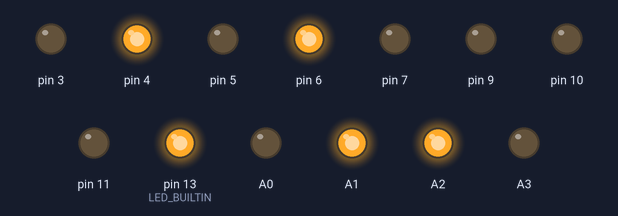
A sketch run on a simulated Arduino Uno, built with avr-gcc and run on an emulated ATmega328P. On the bench: output pins drawn as LEDs (lit = HIGH).

Above: at 0.1 s.
At 1.1 s:
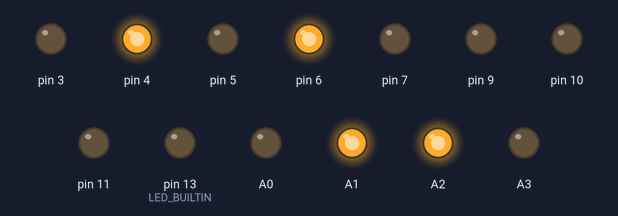
At 2.1 s:
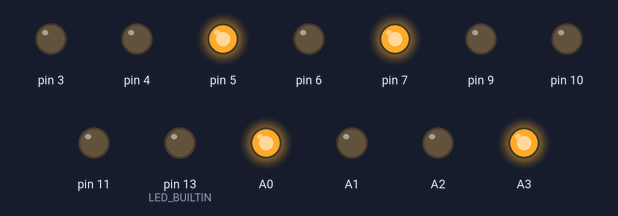
Timing chart, 0 to 3.6 s (numbered marks = the images above):
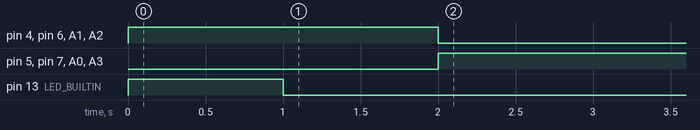

The sketch:

robot.ino
```cpp
#include "include/L298.h"

#define TIMEOUT 1000
#define PRIMARY_MOTOR_CONTROL 25
#define SECONDARY_MOTOR_CONTROL 26

L298 primaryMotors;
L298 secondaryMotors;
long lastCommandTime;

// flash the LED, used for debugging mostly
void notify() {
	digitalWrite(LED_BUILTIN, HIGH);
	delay(1000);
	digitalWrite(LED_BUILTIN, LOW);
	delay(1000);
}

// called when the robot hits a timeout for receiving input
void abort() {
	primaryMotors.stop();
	secondaryMotors.stop();
}

// checks for a timeout and aborts if timeout has occurred
void checkTimeout() {
	if (millis() - lastCommandTime > TIMEOUT) {
		abort();
	}
}

// reads an integer from serial, blocking until one is available
int read_num() {
	while (!Serial.available()) checkTimeout();
	return Serial.read();
}

// returns a speed scaler for a given direction
int direction(int i) {
	return i == 'F' ? 1 : -1;
}

void setup() {
	Serial.begin(9600);

	pinMode(LED_BUILTIN, OUTPUT);
	pinMode(A0, OUTPUT);
	pinMode(A1, OUTPUT);
	pinMode(A2, OUTPUT);
	pinMode(A3, OUTPUT);
	pinMode(10, OUTPUT);
	pinMode(11, OUTPUT);

	// set up the primary motor pins
	primaryMotors.setLeftMotorPins(9, 6, 7);
	primaryMotors.setRightMotorPins(3, 4, 5);
	primaryMotors.setup();

	secondaryMotors.setLeftMotorPins(10, A1, A0);
	secondaryMotors.setRightMotorPins(11, A2, A3);
	secondaryMotors.setup();

	// initialise a timer
	lastCommandTime = millis();

	notify();
}

void loop() {
	if (Serial.available() >= 5) {
		int opcode = read_num();
		int lf = read_num();
		int ls = read_num();
		int rf = read_num();
		int rs = read_num();
		int l = ls * direction(lf) * 2;
		int r = rs * direction(rf) * 2;

		lastCommandTime = millis();

		if (opcode == PRIMARY_MOTOR_CONTROL) {
			primaryMotors.setLeftMotorSpeed(l);
			primaryMotors.setRightMotorSpeed(r);
		}
		else if (opcode == SECONDARY_MOTOR_CONTROL) {
			secondaryMotors.setLeftMotorSpeed(l);
			secondaryMotors.setRightMotorSpeed(r);
		}
		else {
			notify();
		}
	}

	checkTimeout();
}
```

L298.cpp
```cpp
#include "include/L298.h"

// see L298.h for function descriptions

L298::L298() {
	// do nothing
}

void L298::setup() {
	pinMode(ENA, OUTPUT);
	pinMode(IN1, OUTPUT);
	pinMode(IN2, OUTPUT);
	pinMode(ENB, OUTPUT);
	pinMode(IN3, OUTPUT);
	pinMode(IN4, OUTPUT);

	digitalWrite(IN1, HIGH ^ leftDirection);
	digitalWrite(IN2, LOW ^ leftDirection);

	digitalWrite(IN3, HIGH ^ rightDirection);
	digitalWrite(IN4, LOW ^ rightDirection);

	isSetup = true;
}

void L298::setLeftMotorPins(int ENA, int IN1, int IN2) {
	if (isLeftSetup) {
		return;
	}

	this->ENA = ENA;
	this->IN1 = IN1;
	this->IN2 = IN2;

	isLeftSetup = true;
}

void L298::setRightMotorPins(int ENB, int IN3, int IN4) {
	if (isRightSetup) {
		return;
	}

	this->ENB = ENB;
	this->IN3 = IN3;
	this->IN4 = IN4;

	isRightSetup = true;
}

void L298::setLeftMotorSpeed(int speed) {
	if (!isSetup) {
		return;
	}

	digitalWrite(IN1, (speed > 0 ? HIGH : LOW) ^ leftDirection);
	digitalWrite(IN2, (speed > 0 ? LOW : HIGH) ^ leftDirection);
	analogWrite(ENA, speed < 0 ? -speed : speed);
}

void L298::setRightMotorSpeed(int speed) {
	if (!isSetup) {
		return;
	}

	digitalWrite(IN3, (speed > 0 ? HIGH : LOW) ^ rightDirection);
	digitalWrite(IN4, (speed > 0 ? LOW : HIGH) ^ rightDirection);
	analogWrite(ENB, speed < 0 ? -speed : speed);
}

void L298::setMotorSpeed(int speed) {
	if (!isSetup) {
		return;
	}

	setRightMotorSpeed(speed);
	setLeftMotorSpeed(speed);
}

void L298::stop() {
	if (!isSetup) {
		return;
	}

	setRightMotorSpeed(0);
	setLeftMotorSpeed(0);
}

void L298::reverseLeftMotorDirection() {
	leftDirection ^= HIGH;
}

void L298::reverseRightMotorDirection() {
	rightDirection ^= HIGH;
}
```

L298.h
```cpp
#pragma once

#include "Arduino.h"

// Wrapper class around the L298 motor controller
class L298 {
private:
	int ENA, ENB, IN1, IN2, IN3, IN4;
	bool isLeftSetup, isRightSetup, isSetup;
	int leftDirection, rightDirection;

public:
	// constructor does nothing
	L298();

	// initially sets up the motor controller interface, call set*MotorPins() first
	void setup();

	// sets the pins to be used to control the left and right motors
	// make sure ENA and ENB are both PWM pins
	void setLeftMotorPins(int ENA, int IN1, int IN2);
	void setRightMotorPins(int ENB, int IN3, int IN4);

	// sets the speed of the motors
	// use an integer `-255 <= speed <= 255`
	void setLeftMotorSpeed(int speed);
	void setRightMotorSpeed(int speed);
	void setMotorSpeed(int speed);

	// stops both motors
	void stop();

	// toggles the direction of the motors
	// should be called once in arduino's setup() based on the wiring of the robot
	void reverseLeftMotorDirection();
	void reverseRightMotorDirection();
};
```

Measured:
- by itself, pin 4, pin 6, A1, A2: HIGH → LOW at 2.0 s
- by itself, pin 5, pin 7, A0, A3: LOW → HIGH at 2.0 s
